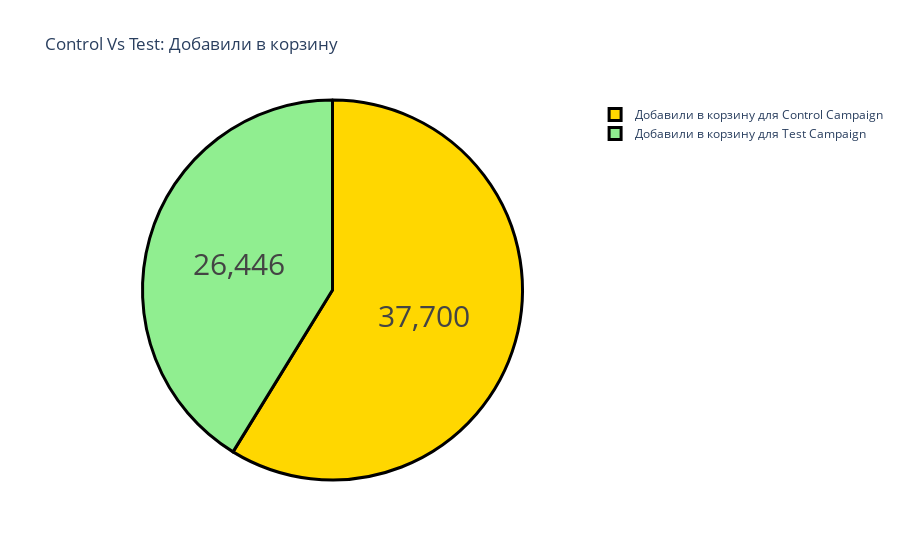

Notebook code cell kept with this figure:
### Code cell
label = ["Добавили в корзину для Control Campaign", 
         "Добавили в корзину для Test Campaign"]
counts = [sum(control["Добавили в корзину"]), 
          sum(test["Добавили в корзину"])]
colors = ['gold','lightgreen']
fig = go.Figure(data=[go.Pie(labels=label, values=counts)])
fig.update_layout(title_text='Control Vs Test: Добавили в корзину')
fig.update_traces(hoverinfo='label+percent', textinfo='value', 
                  textfont_size=30,
                  marker=dict(colors=colors, 
                              line=dict(color='black', width=3)))
fig.show()

### Figure 1 — Plotly figure (JSON) as saved in the notebook; plotly's stock layout.template omitted (floating-point values rounded to 4 significant figures)
{"data": [{"hoverinfo": "label+percent", "labels": ["Добавили в корзину для Control Campaign", "Добавили в корзину для Test Campaign"], "marker": {"colors": ["gold", "lightgreen"], "line": {"color": "black", "width": 3}}, "textfont": {"size": 30}, "textinfo": "value", "type": "pie", "values": [37700, 26446]}], "layout": {"title": {"text": "Control Vs Test: Добавили в корзину"}}}
